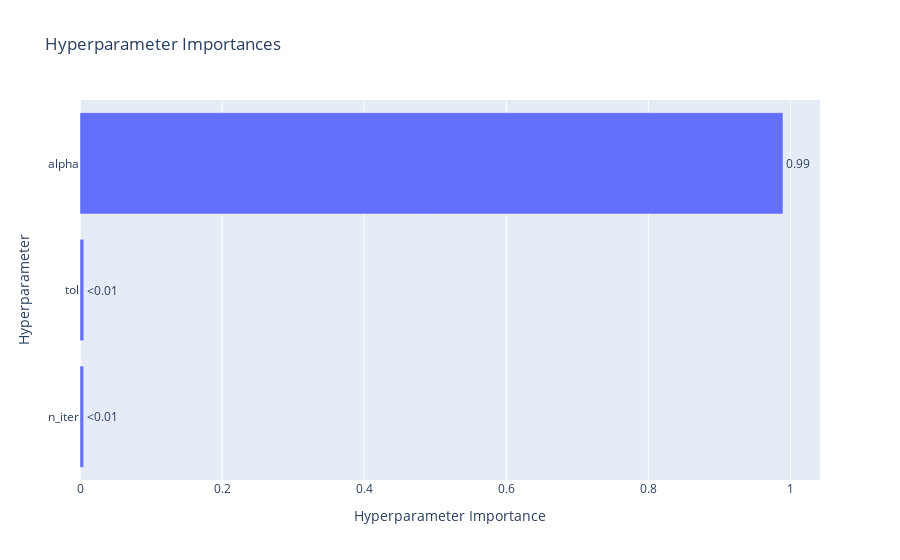

Write notebook code for a chart like this one.
### Code cell
fig = plot_param_importances(study)
fig.show()

### Figure 1 — Plotly figure (JSON) as saved in the notebook; plotly's stock layout.template omitted (floating-point values rounded to 4 significant figures)
{"data": [{"cliponaxis": false, "hovertemplate": ["n_iter (IntDistribution): 0.005147954028712056<extra></extra>", "tol (FloatDistribution): 0.005313935697995638<extra></extra>", "alpha (FloatDistribution): 0.9895381102732923<extra></extra>"], "name": "Objective Value", "orientation": "h", "text": ["<0.01", "<0.01", "0.99"], "textposition": "outside", "x": [0.005148, 0.005314, 0.9895], "y": ["n_iter", "tol", "alpha"], "type": "bar"}], "layout": {"title": {"text": "Hyperparameter Importances"}, "xaxis": {"title": {"text": "Hyperparameter Importance"}}, "yaxis": {"title": {"text": "Hyperparameter"}}}}
